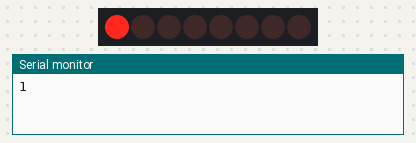
This sketch was run on a simulated Arduino Uno, built with avr-gcc and run on an emulated ATmega328P. Shown: 8 shift-register outputs drawn as a row of LEDs (first output left, lit = HIGH), the last lines printed to the serial monitor. Wiring (inferred from the names in the program): shift register (74HC595): data pin 2; shift clock pin 3; latch pin 4. Wiring (inferred from the signals the program sends): row of LEDs: on Q0, Q1, Q2, Q3, Q4, Q5, Q6, Q7.

Above: at 0.5 s.
At 2.5 s:
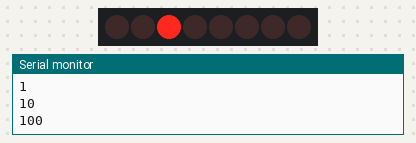
At 3.5 s:
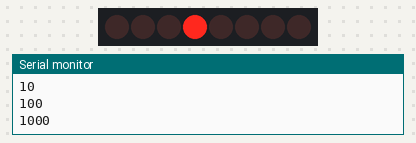
At 5.5 s:
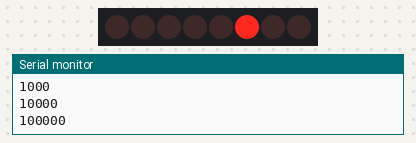
At 7.5 s:
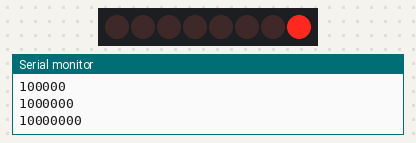
At 10.0 s:
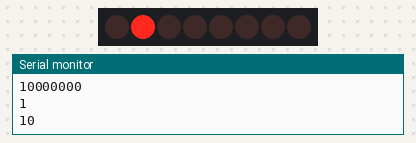
Timing chart, 0 to 11.1 s (numbered marks = the images above):
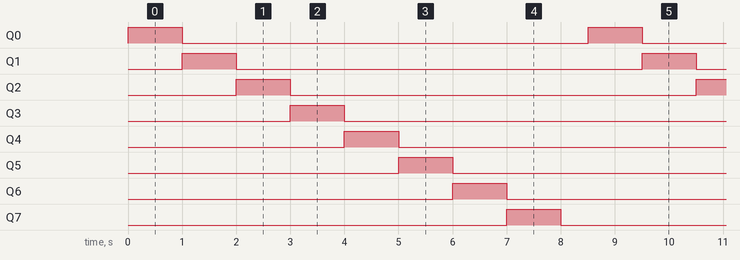

Measured:
- by itself, Q0–7: alternates HIGH for 1.0 s and LOW for 7.5 s
- by itself, everything shown: repeats every 8.5 s, in 9 steps

The sketch:

5___________.ino
```cpp
int dataPin = 2;        // 74HC595의 SER핀
int clockPin = 3;       // 74HC595의 SRCLK핀
int latchPin = 4;       // 74HC595의 RCLK핀

void setup() {
    Serial.begin(9600);
    pinMode(dataPin, OUTPUT);
    pinMode(clockPin, OUTPUT);
    pinMode(latchPin, OUTPUT);
}

void loop() {
    for (int i = 0; i < 8; i++) {
        digitalWrite(latchPin, LOW);                        // 래치 비활성화
        shiftOut(dataPin, clockPin, MSBFIRST, 1 << i);      // 왼쪽으로 1이동
        Serial.println(1 << i, BIN);
        digitalWrite(latchPin, HIGH);                       // 래치 활성화
        delay(1000);
    }
    // delay(500);
    digitalWrite(latchPin,LOW);                             // 래치 비활성화
    shiftOut(dataPin, clockPin, MSBFIRST, 0b00000000);      // 모든 LED OFF
    digitalWrite(latchPin, HIGH);                           // 래치 활성화
    delay(500);
}
```
